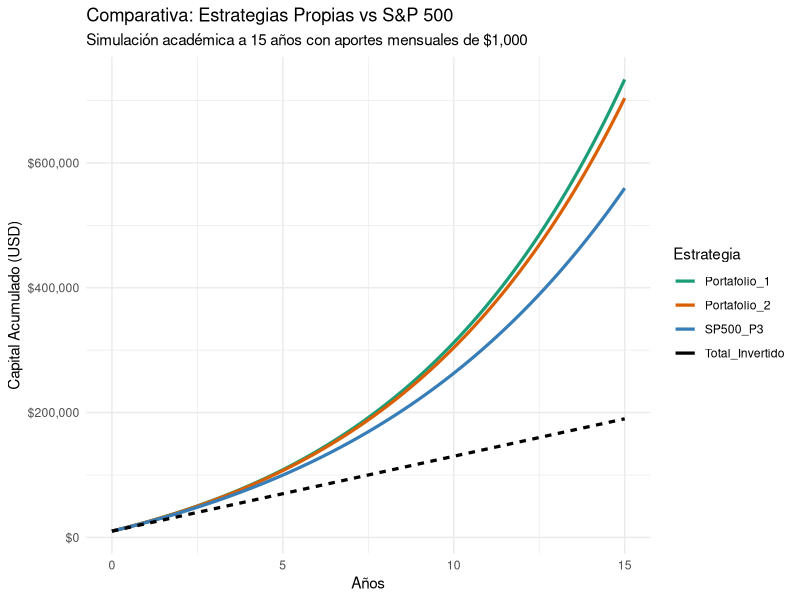
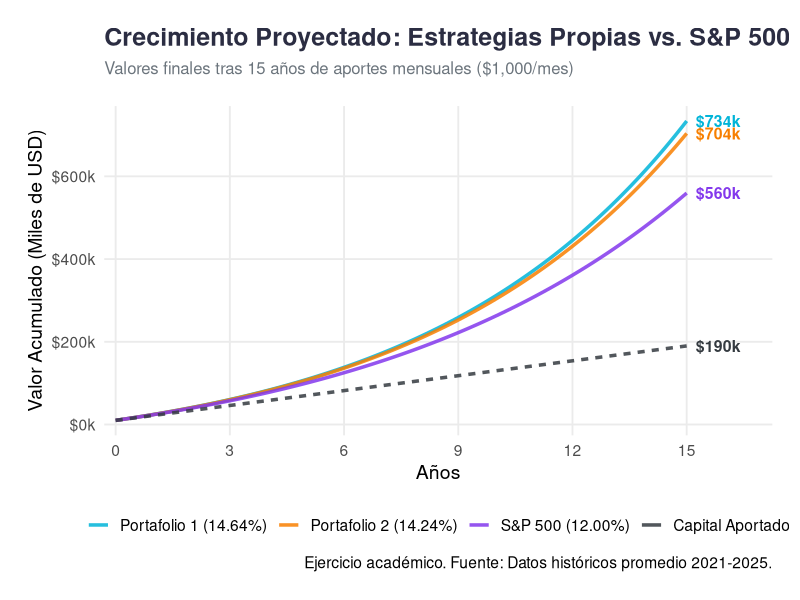

Recreate these plots in R, in order.
install.packages("ggplot2")
install.packages("tidyr")
install.packages("scales")

library(ggplot2)
library(tidyr)
library(scales)

# Parámetros
capital_inicial <- 10000
aporte_mensual <- 1000
anios <- 15
meses <- 0:(anios * 12)

# Tasas Anuales
tasas <- c(P1 = 0.1464, P2 = 0.1424, P3 = 0.1200)
tasas_m <- tasas / 12

# Función de Valor Futuro
calcular_fv <- function(r, t, pv, pmt) {
  fv <- pv * (1 + r)^t + pmt * (((1 + r)^t - 1) / r)
  fv[t == 0] <- pv
  return(fv)
}

# Generar Datos
df <- data.frame(
  Mes = meses,
  Anio = meses / 12,
  Portafolio_1 = calcular_fv(tasas_m["P1"], meses, capital_inicial, aporte_mensual),
  Portafolio_2 = calcular_fv(tasas_m["P2"], meses, capital_inicial, aporte_mensual),
  SP500_P3 = calcular_fv(tasas_m["P3"], meses, capital_inicial, aporte_mensual),
  Total_Invertido = capital_inicial + (aporte_mensual * meses)
)

# Formato Largo para ggplot
df_long <- pivot_longer(df, cols = -c(Mes, Anio), names_to = "Estrategia", values_to = "Valor")

# Gráfico
ggplot(df_long, aes(x = Anio, y = Valor, color = Estrategia)) +
  geom_line(aes(linetype = Estrategia == "Total_Invertido"), size = 1.1) +
  scale_y_continuous(labels = dollar_format()) +
  scale_color_manual(values = c("#1b9e77", "#d95f02", "#377eb8", "#000000")) +
  labs(title = "Comparativa: Estrategias Propias vs S&P 500",
       subtitle = "Simulación académica a 15 años con aportes mensuales de $1,000",
       x = "Años", y = "Capital Acumulado (USD)") +
  theme_minimal() +
  guides(linetype = "none")

###
###Optimización de la visualización:
###

# 1. Crear un subset con el último valor de cada estrategia
puntos_finales <- subset(df_long, Anio == 15)

# 2. Generar el gráfico con las etiquetas finales
grafico_final <- ggplot(df_long, aes(x = Anio, y = Valor, color = Estrategia)) +
  
  # Líneas principales
  geom_line(aes(linetype = Estrategia == "Total_Invertido"), linewidth = 1.2, alpha = 0.85) +
  
  # CAPA NUEVA: Etiquetas de texto al final de las líneas
  geom_text(
    data = puntos_finales,
    aes(label = paste0("$", round(Valor/1000), "k")),
    hjust = -0.2,            # Mueve el texto a la derecha del punto final
    vjust = 0.5,             # Centra verticalmente respecto a la línea
    fontface = "bold",
    size = 4,
    show.legend = FALSE      # No incluir la 'a' en la leyenda
  ) +
  
  # Colores y leyenda
  scale_color_manual(
    values = c(
      "Portafolio_1" = "#00b4d8", 
      "Portafolio_2" = "#f77f00", 
      "SP500_P3" = "#8338ec", 
      "Total_Invertido" = "#343a40"
    ),
    labels = c("Portafolio 1 (14.64%)", "Portafolio 2 (14.24%)", "S&P 500 (12.00%)", "Capital Aportado")
  ) +
  
  # Ajuste del Eje Y (Miles)
  scale_y_continuous(labels = dollar_format(scale = 1/1000, suffix = "k")) +
  
  # Ajuste del Eje X: Agregamos un 15% de espacio extra a la derecha para las etiquetas
  scale_x_continuous(
    breaks = seq(0, 15, by = 3), 
    expand = expansion(mult = c(0.02, 0.15)) 
  ) +
  
  # Títulos y Estética Profesional
  labs(
    title = "Crecimiento Proyectado: Estrategias Propias vs. S&P 500",
    subtitle = "Valores finales tras 15 años de aportes mensuales ($1,000/mes)",
    x = "Años",
    y = "Valor Acumulado (Miles de USD)",
    caption = "Ejercicio académico. Fuente: Datos históricos promedio 2021-2025."
  ) +
  
  theme_minimal(base_size = 14) +
  theme(
    plot.title = element_text(face = "bold", size = 18, color = "#2b2d42"),
    plot.subtitle = element_text(size = 12, color = "#6c757d", margin = margin(b = 20)),
    panel.grid.minor = element_blank(),
    legend.position = "bottom",
    legend.title = element_blank(),
    plot.margin = margin(20, 20, 20, 20)
  ) +
  guides(linetype = "none")

# Mostrar resultado
print(grafico_final)
  
